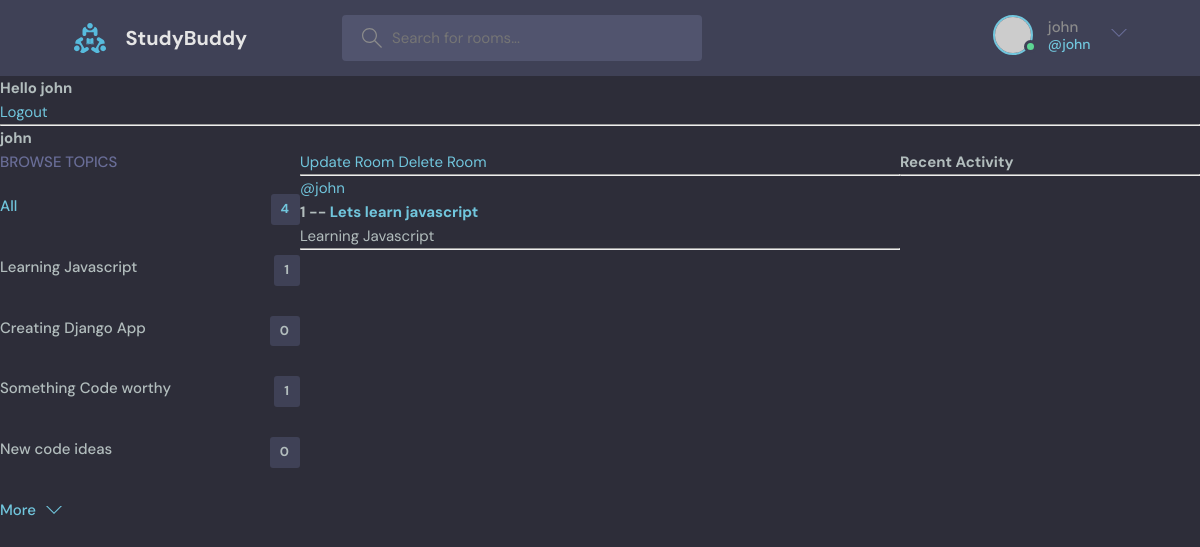
/profile/1/ (signed in), run on an earlier commit of the app's database.
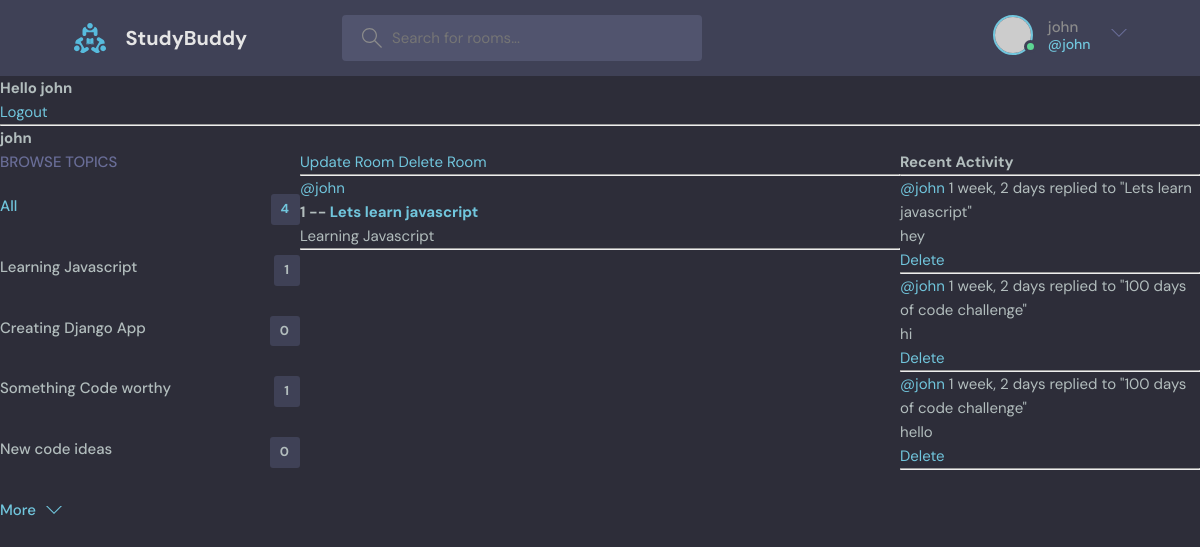
And on a later commit of the database.
### baseApp/models.py (models this page shows, shortened)
class Topic(models.Model):
    name = models.CharField(max_length=200)

class Room(models.Model):
    host = models.ForeignKey(User, on_delete=models.SET_NULL, null=True)
    topic = models.ForeignKey(Topic, on_delete=models.SET_NULL, null=True)
    name = models.CharField(max_length=200)
    description = models.TextField(null=True,blank=True)
    participants = models.ManyToManyField(
        User, related_name='participants', blank=True)
    updated = models.DateTimeField(auto_now=True)
    created = models.DateTimeField(auto_now_add=True)
    class Meta:
        ordering = ['-updated', '-created'] #orders rooms by updated and created fields
    def __str__(self): #function to reference the name of the room
        return self.name

class Message(models.Model):
    user = models.ForeignKey( User, on_delete=models.CASCADE)
    room = models.ForeignKey(Room, on_delete=models.CASCADE)
    body = models.TextField()
    updated = models.DateTimeField(auto_now=True)
    created = models.DateTimeField(auto_now_add=True)
    class Meta:
        ordering = ['-updated', '-created'] #orders rooms by updated and created fields

### baseApp/views.py (the view)
# urls.py: path('profile/<str:pk>/', views.userProfile, name="user-profile"),
def userProfile(request, pk):
    user = User.objects.get(id=pk)
    rooms = user.room_set.all()
    room_messages = user.message_set.all()
    topics = Topic.objects.all()
    context = {'user':user, 'rooms':rooms, 'room_messages': room_messages, 'topics':topics}
    return render(request, 'baseApp/profile.html', context)

### baseApp/templates/baseApp/profile.html (shortened to what this page needs)
{% extends 'main.html' %}
{% block content %}
<h1>{{user.username}}</h1>
<div class="profile-container">
    <div>
        {% include 'baseApp/topics_component.html' %}
    </div>
    <div>
        {% include 'baseApp/feed_component.html' %}
    </div>
    <div>
        {% include 'baseApp/activity_component.html' %}
    </div>
</div>
{% endblock %}

### baseApp/templates/baseApp/topics_component.html
<div class="topics">
    <div class="topics__header">
      <h2>Browse Topics</h2>
    </div>
    <ul class="topics__list">
      <li>
        <a href="{% url 'home' %}" class="active">All <span>{{topics.count}}</span></a>
      </li>
      {% for topic in topics %}
      <li>
        <a href="{% url 'home' %}?q={{topic.name}}">{{topic.name}}<span>{{topic.room_set.all.count}}</span></a>
      </li>
      {% endfor %}
    </ul>
    <a class="btn btn--link" href="topics.html">
      More
      <svg version="1.1" xmlns="http://www.w3.org/2000/svg" width="32" height="32" viewBox="0 0 32 32">
        <title>chevron-down</title>
        <path d="M16 21l-13-13h-3l16 16 16-16h-3l-13 13z"></path>
      </svg>
    </a>
  </div>

### baseApp/templates/baseApp/feed_component.html
<div>
    {% for room in rooms %}
        <div>
            {%  if request.user == room.host %}
            <a href="{% url 'update-room' room.id %}">Update Room</a>
            <a href="{% url 'delete-room' room.id %}">Delete Room</a>
            {%  endif %}
            <hr>
            <a href="{% url 'user-profile' room.host.id %}">@{{room.host.username}}</a>
            <h5>{{room.id}} -- <a href="{% url 'room' room.id %}">{{room.name}}</a></h5>
            <small>{{room.topic.name}}</small>
            <hr>
        </div>
    {% endfor %}
</div>

### baseApp/templates/baseApp/activity_component.html
<h3>Recent Activity</h3>
<hr>
{% for message in room_messages %}
    <div>
        <small><a href="{% url 'user-profile' message.user.id %}">@{{message.user}}</a>  {{message.created|timesince}}</small>
        <small>replied to "{{message.room}}"</small>
        <p>{{message.body}}</p>
        {% if request.user == message.user %}
        <a href="{% url 'delete-message' message.id %}">Delete</a>
        {% endif %}
        <hr>
    </div>
{% endfor %}

What changed in the data, as far as the page shows it:
added Message: user "john", created "1 week, 2 days", room "Lets learn javascript", body "hey", shows "Delete"
added Message: user "john", created "1 week, 2 days", room "100 days of code challenge", body "hi", shows "Delete"
added Message: user "john", created "1 week, 2 days", room "100 days of code challenge", body "hello", shows "Delete"
